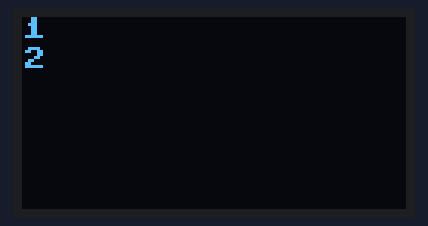
Recording of a program running on a simulated ESP32 board running MicroPython. On the bench: 128×64 one-colour display. Library files of the repository ran but are not shown: ssd1306.py. At 6.4 s the program stops and its outputs stay as they are.

Above: at 0.6 s.
At 1.7 s:
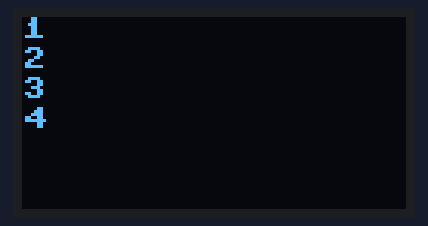
At 2.7 s:
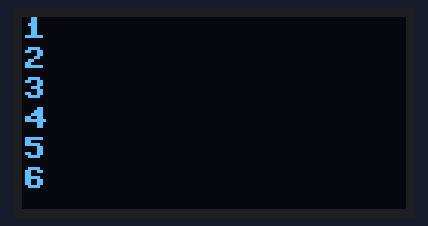
At 3.3 s:
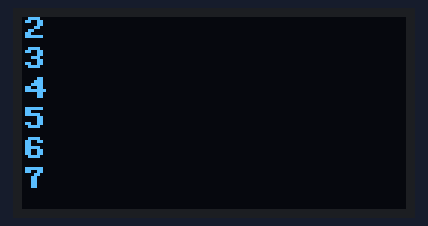
At 4.3 s:
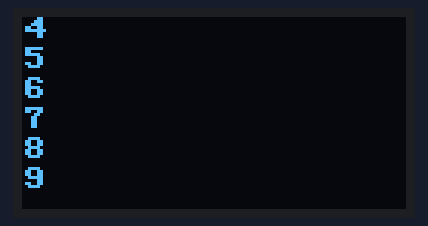
At 5.9 s:
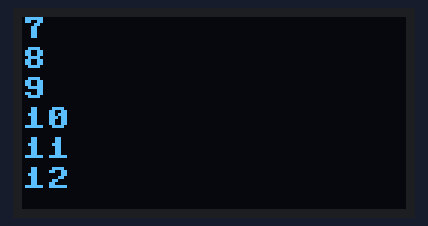

Measured:
- what the display in image 0 shows lasts 0.5 s, from 0.6 s to 1.1 s

The program:

oled_print.py
```python
from machine import Pin, I2C
from ssd1306 import SSD1306_I2C

"""
pin
22: scl
21: sda
"""

class OLEDPrint:
    def __init__(self, i2c=None, addr=60, row_height=10, width=128, height=64):
        if i2c is None:
            i2c = I2C(scl=Pin(22), sda=Pin(21), freq=400000)

        # All characters have dimensions of 8x8 pixels and there is currently no way to change the font.
        self.width = width
        self.height = height
        self.row_height = row_height
        self.row_max = height - row_height
        self.row_idx = 0
        self.range = range(self.row_height)
        # self.scroll_step = - height % row_height

        self.oled = SSD1306_I2C(width, height, i2c, addr=addr)
        self.oled.fill(0)
        self.oled.show()

    def output(self, text):
        if self.row_idx > self.row_max:
            for i in self.range:
                self.oled.scroll(0, -1)
            self.row_idx -= self.row_height

        self.oled.text(str(text), 0, self.row_idx)
        self.row_idx += self.row_height
        self.oled.show()

if __name__ == '__main__':
    import time

    print_text = OLEDPrint()
    print_text.output("1")
    time.sleep(0.5)
    print_text.output("2")
    time.sleep(0.5)
    print_text.output("3")
    time.sleep(0.5)
    print_text.output("4")
    time.sleep(0.5)
    print_text.output("5")
    time.sleep(0.5)
    print_text.output("6")
    time.sleep(0.5)
    print_text.output("7")
    time.sleep(0.5)
    print_text.output("8")
    time.sleep(0.5)
    print_text.output("9")
    time.sleep(0.5)
    print_text.output("10")
    time.sleep(0.5)
    print_text.output("11")
    time.sleep(0.5)
    print_text.output("12")
    time.sleep(0.5)
```
